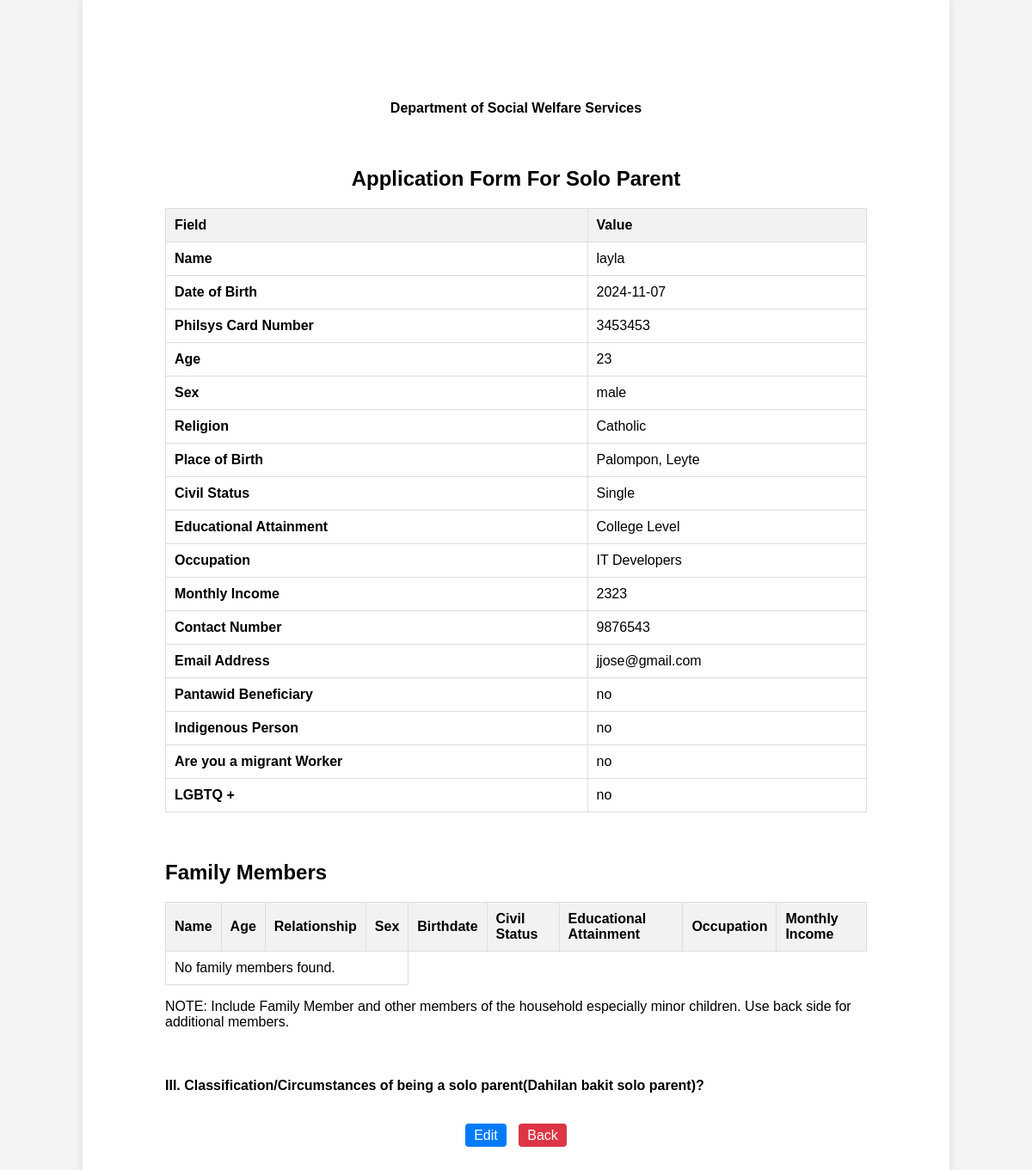
The app's page /view.php?id=26 with its own data.
### tables this page shows
CREATE TABLE `solo_parent` (
  `id` int(11) NOT NULL,
  `fullname` varchar(20) NOT NULL,
  `philsys_card_number` int(20) NOT NULL,
  `date_of_birth` date NOT NULL,
  `age` int(11) NOT NULL,
  `place_of_birth` varchar(50) NOT NULL,
  `sex` varchar(8) NOT NULL,
  `address` varchar(50) NOT NULL,
  `civil_status` varchar(8) NOT NULL,
  `educational_attainment` varchar(20) NOT NULL,
  `occupation` varchar(20) NOT NULL,
  `religion` varchar(10) NOT NULL,
  `company_agency` varchar(20) NOT NULL,
  `monthly_income` varchar(10) NOT NULL,
  `employment_status` varchar(10) NOT NULL,
  `contact_number` int(11) NOT NULL,
  `email_address` varchar(50) NOT NULL,
  `pantawid_beneficiary` varchar(5) NOT NULL,
  `indigenous_person` varchar(5) NOT NULL,
  `are_you_a_migrant_worker` varchar(5) NOT NULL,
  `lgbtq` varchar(5) NOT NULL
);

### util/dbhelper.php (called while the page is built, shortened)
<?php
class DbHelper
{
    private $hostname = "127.0.0.1";
    private $username = "root";
    private $password = "";
    private $database = "solo_parent";
    private $conn;
    public function __construct()
    {
        $this->conn = new mysqli($this->hostname, $this->username, $this->password, $this->database);
    }
    public function Joiningtables($id)
{
    $sql = "
        SELECT
            solo_parent.id,
            solo_parent.fullname,
            solo_parent.philsys_card_number,
            solo_parent.date_of_birth,
            solo_parent.age,
            solo_parent.place_of_birth,
            solo_parent.sex,
            solo_parent.address,
            solo_parent.civil_status,
            solo_parent.educational_attainment,
            solo_parent.occupation,
            solo_parent.religion,
            solo_parent.company_agency,
            solo_parent.monthly_income,
            solo_parent.employment_status,
            solo_parent.contact_number,
            solo_parent.email_address,
            solo_parent.pantawid_beneficiary,
            solo_parent.indigenous_person,
            solo_parent.are_you_a_migrant_worker,
            solo_parent.lgbtq,
            GROUP_CONCAT(
                CONCAT(
                    familymembers.id, '|',
                    familymembers.name, '|',
                    familymembers.sex, '|',
                    familymembers.relationship, '|',
                    familymembers.age, '|',
                    familymembers.birthdate, '|',
                    familymembers.civil_status, '|',
                    familymembers.educational_attainment, '|',
                    familymembers.occupation, '|',
                    familymembers.monthly_income
                )
                SEPARATOR ';'
            ) AS familymembers_data
        FROM
            solo_parent
        LEFT JOIN
            familymembers ON familymembers.user_id = solo_parent.id
        WHERE solo_parent.id = ?
        GROUP BY solo_parent.id;
    ";
    $stmt = $this->conn->prepare($sql);
    $stmt->bind_param("i", $id);
    if (!$stmt->execute()) {
        die('Execute error: ' . $stmt->error);
    }
    $result = $stmt->get_result();
    $p_order = array();
    while ($row = $result->fetch_assoc()) {
        $p_order[] = (object) $row;
    }
    return $p_order;
}
}
?>

### view.php (the view, shortened to what this page needs)
<?php
require_once "./util/dbhelper.php";
if (isset($_GET['id'])) {
    $id = $_GET['id'];
} else {
    echo "Diko Kita ID";
}
$db = new DbHelper();
$displayAll_Details = $db->Joiningtables($id);
?>
<!DOCTYPE html>
<html lang="en">
<head>
</head>
<body>
    <div class="container">
        <h4 style="text-align:center;">Department of Social Welfare Services</h4>
        <br>
        <h2 style="text-align:center;">Application Form For Solo Parent</h2>
        <table>
            <thead>
                <tr>
                    <th>Field</th>
                    <th>Value</th>
                </tr>
            </thead>
            <tbody>
                <?php foreach ($displayAll_Details as $row) : ?>
                    <tr>
                        <td><strong>Name</strong></td>
                        <td><?= htmlspecialchars($row->fullname); ?></td>
                    </tr>
                    <tr>
                        <td><strong>Date of Birth</strong></td>
                        <td><?= htmlspecialchars($row->date_of_birth); ?></td>
                    </tr>
                    <tr>
                        <td><strong>Philsys Card Number</strong></td>
                        <td><?= htmlspecialchars($row->philsys_card_number); ?></td>
                    </tr>
                    <tr>
                        <td><strong>Age</strong></td>
                        <td><?= htmlspecialchars($row->age); ?></td>
                    </tr>
                    <tr>
                        <td><strong>Sex</strong></td>
                        <td><?= htmlspecialchars($row->sex); ?></td>
                    </tr>
                    <tr>
                        <td><strong>Religion</strong></td>
                        <td><?= htmlspecialchars($row->religion); ?></td>
                    </tr>
                    <tr>
                        <td><strong>Place of Birth</strong></td>
                        <td><?= htmlspecialchars($row->place_of_birth); ?></td>
                    </tr>
                    <tr>
                        <td><strong>Civil Status</strong></td>
                        <td><?= htmlspecialchars($row->civil_status); ?></td>
                    </tr>
                    <tr>
                        <td><strong>Educational Attainment</strong></td>
                        <td><?= htmlspecialchars($row->educational_attainment); ?></td>
                    </tr>
                    <tr>
                        <td><strong>Occupation</strong></td>
                        <td><?= htmlspecialchars($row->occupation); ?></td>
                    </tr>
                    <tr>
                        <td><strong>Monthly Income</strong></td>
                        <td><?= htmlspecialchars($row->monthly_income); ?></td>
                    </tr>
                    <tr>
                        <td><strong>Contact Number</strong></td>
                        <td><?= htmlspecialchars($row->contact_number); ?></td>
                    </tr>
                    <tr>
                        <td><strong>Email Address</strong></td>
                        <td><?= htmlspecialchars($row->email_address); ?></td>
                    </tr>
                    <tr>
                        <td><strong>Pantawid Beneficiary</strong></td>
                        <td><?= htmlspecialchars($row->pantawid_beneficiary); ?></td>
                    </tr>
                    <tr>
                        <td><strong>Indigenous Person</strong></td>
                        <td><?= htmlspecialchars($row->indigenous_person); ?></td>
                    </tr>
                    <tr>
                        <td><strong>Are you a migrant Worker</strong></td>
                        <td><?= htmlspecialchars($row->are_you_a_migrant_worker); ?></td>
                    </tr>
                    <tr>
                        <td><strong>LGBTQ +</strong></td>
                        <td><?= htmlspecialchars($row->lgbtq); ?></td>
                    </tr>
                <?php endforeach; ?>
            </tbody>
        </table>
        <br>
        <br>
        <h2>Family Members</h2>
        <table>
            <thead>
                <tr>
                    <th>Name</th>
                    <th>Age</th>
                    <th>Relationship</th>
                    <th>Sex</th>
                    <th>Birthdate</th>
                    <th>Civil Status</th>
                    <th>Educational Attainment</th>
                    <th>Occupation</th>
                    <th>Monthly Income</th>
                </tr>
            </thead>
            <tbody>
            <?php if (!empty($row->family_members)): ?>
                <?php foreach ($row->family_members as $family_member): ?>
                    <tr>
                        <td><?= htmlspecialchars($family_member['name']); ?></td>
                        <td><?= htmlspecialchars($family_member['age']); ?></td>
                        <td><?= htmlspecialchars($family_member['relationship']); ?></td>
                        <td><?= htmlspecialchars($family_member['sex']); ?></td>
                        <td><?= htmlspecialchars($family_member['birthdate']); ?></td>
                        <td><?= htmlspecialchars($family_member['civil_status']); ?></td>
                        <td><?= htmlspecialchars($family_member['educational_attainment']); ?></td>
                        <td><?= htmlspecialchars($family_member['occupation']); ?></td>
                        <td><?= htmlspecialchars($family_member['monthly_income']); ?></td>
                    </tr>
                <?php endforeach; ?>
            <?php else: ?>
                <tr><td colspan="4">No family members found.</td></tr>
            <?php endif; ?>
        </tbody>
        </table>
        <p>NOTE: Include Family Member and other members of the household especially minor children. Use back side for additional members.</p>
<br>
        <h4>III. Classification/Circumstances of being a solo parent(Dahilan bakit solo parent)?</h4>
<br>
        <div class="text-center">
            <a href="app_form.php?id=<?= $row->id?>" class="btn btn-primary">Edit</a>
            <a href="index.php" class="btn btn-danger">Back</a>
        </div>
    </div>
</body>
</html>

### view.php (style rules this page uses)
body { font-family: Arial, sans-serif; background-color: #f4f4f4; margin: 0; padding: 0; }
.container { width: 100%; max-width: 8.5in; height: auto; margin: 0 auto; padding: 1in; background-color: white; box-shadow: 0 0 10px rgba(0, 0, 0, 0.1); }
table { width: 100%; border-collapse: collapse; margin-top: 20px; }
th, td { padding: 10px; text-align: left; border: 1px solid #ddd; }
th { background-color: #f2f2f2; font-weight: bold; }
.text-center { text-align: center; }
.btn { padding: 5px 10px; margin: 5px; text-decoration: none; border-radius: 4px; color: white; font-size: 1em; }
.btn-primary { background-color: #007bff; }
.btn-danger { background-color: #dc3545; }

### records on screen
solo_parent: fullname "layla", date_of_birth "2024-11-07", philsys_card_number "3453453", age "23", sex "male", religion "Catholic", place_of_birth "Palompon, Leyte", civil_status "Single", educational_attainment "College Level", occupation "IT Developers", monthly_income "2323", contact_number "9876543", email_address "jjose@gmail.com", pantawid_beneficiary "no", indigenous_person "no", are_you_a_migrant_worker "no", lgbtq "no"
